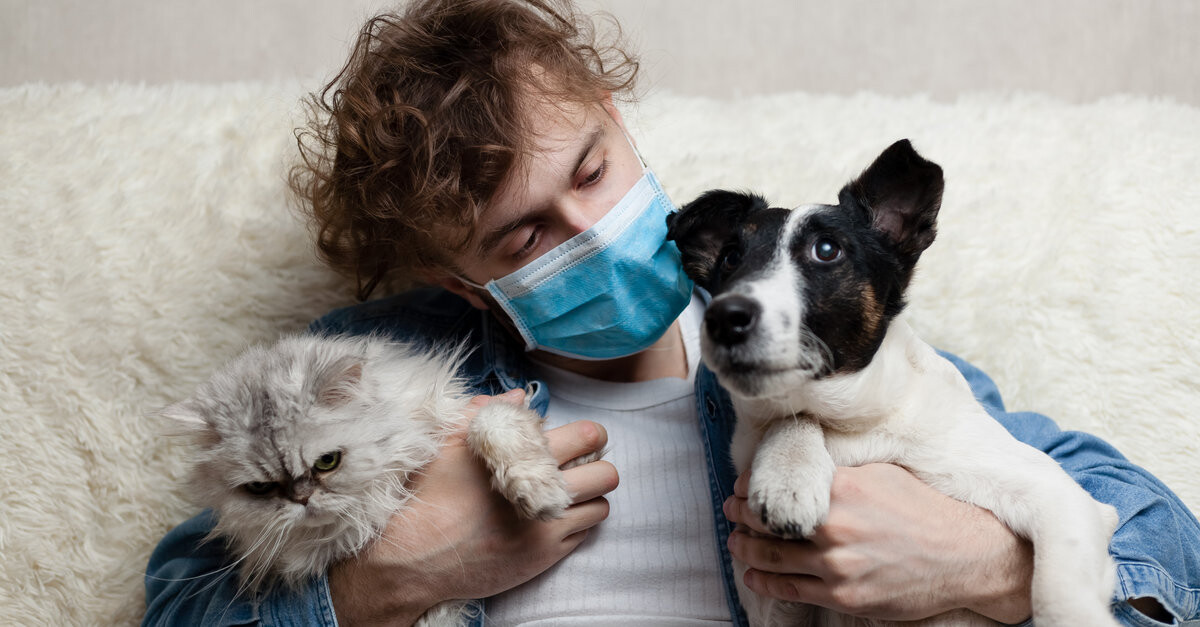
#> input picture Laboratorio13/image01.jpeg, 1200 x 627 px
$ python guardar_pentagono.py
#> lines starting #> are read from the running program, lines starting #| are printed output that depends on the picture
import cv2
import numpy as np

image = cv2.imread("image01.jpeg")
#> image is the input picture: shape (627, 1200, 3); mean B, G, R 147.2, 151.5, 155.4

width = image.shape[1]
#> width = 1200
height = image.shape[0]
#> height = 627
new_size = (int(width*0.8), int(height*0.8))
#> new_size = (960, 501)
image = cv2.resize(image, new_size)
#> image: shape (501, 960, 3)

font1 = cv2.FONT_HERSHEY_PLAIN
person = 'PERSONA'
cat = 'GATO'
dog = 'PERRO'
fontScale = 1.5
grosorLetra = 2

# Person
pts = np.array([[400,280],[325,140],[450,50],[575,140],[500,280]])
pts = pts.reshape(-1,1,2)
image = cv2.polylines(image,[pts],True,(0,0,255), 2, cv2.LINE_AA)
cv2.putText(image, person,  (400, 310), font1, fontScale, (0,0, 255), grosorLetra, cv2.LINE_AA)

#  Cat
pts = np.array([[190,440],[140,330],[240,270],[340,330],[290,440]])
pts = pts.reshape(-1,1,2)
image = cv2.polylines(image,[pts],True,(0,0,255), 2, cv2.LINE_AA)
cv2.putText(image, cat,  (200, 470), font1, fontScale, (0,0, 255), grosorLetra, cv2.LINE_AA)

# Dog
pts = np.array([[580,320],[535,210],[630,150],[725,210],[680,320]])
pts = pts.reshape(-1,1,2)
image = cv2.polylines(image,[pts],True,(0,0,255), 2, cv2.LINE_AA)
cv2.putText(image, dog,  (590, 350), font1, fontScale, (0,0, 255), grosorLetra, cv2.LINE_AA)
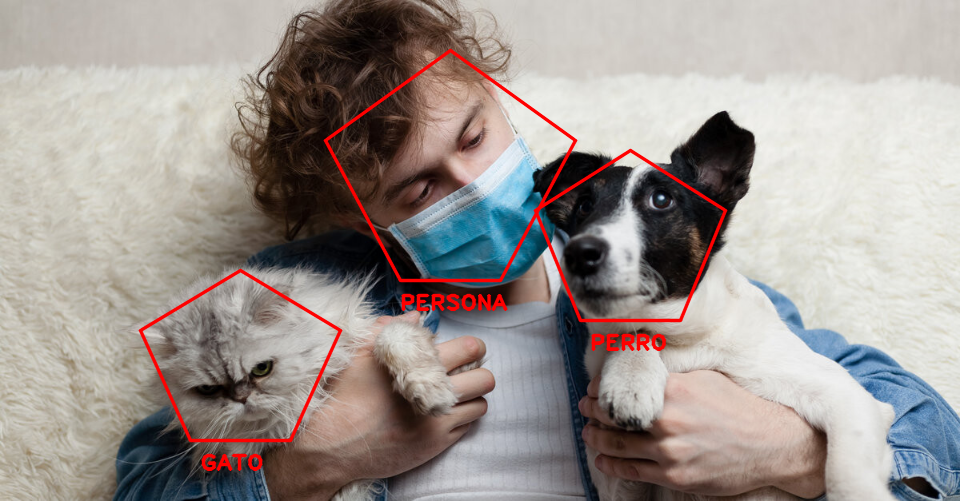
#> image: shape (501, 960, 3); mean B, G, R 145.5, 149.8, 158.1

cv2.imwrite('output_pentagon.png',image)
